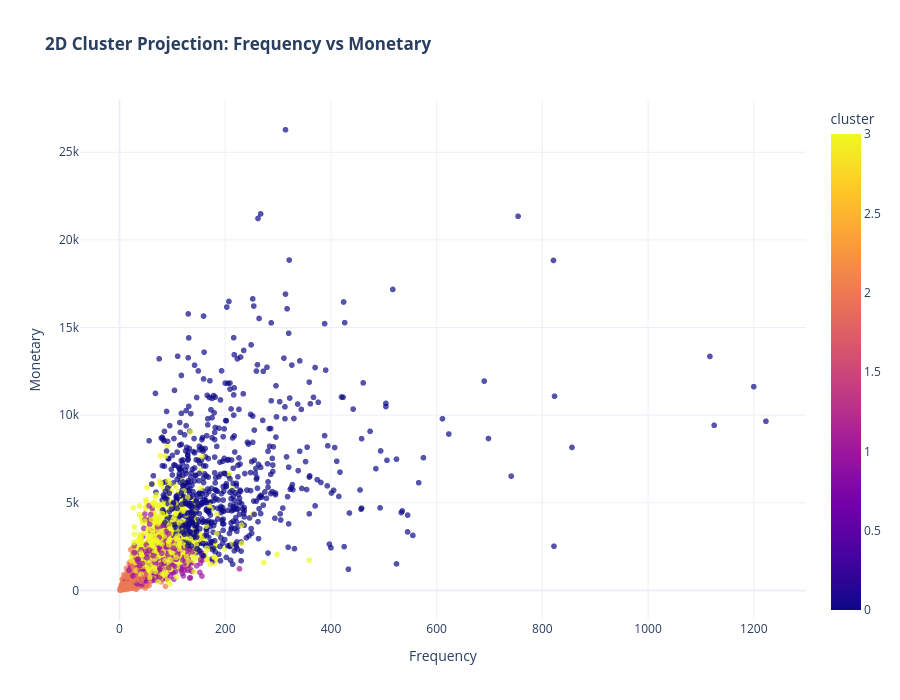
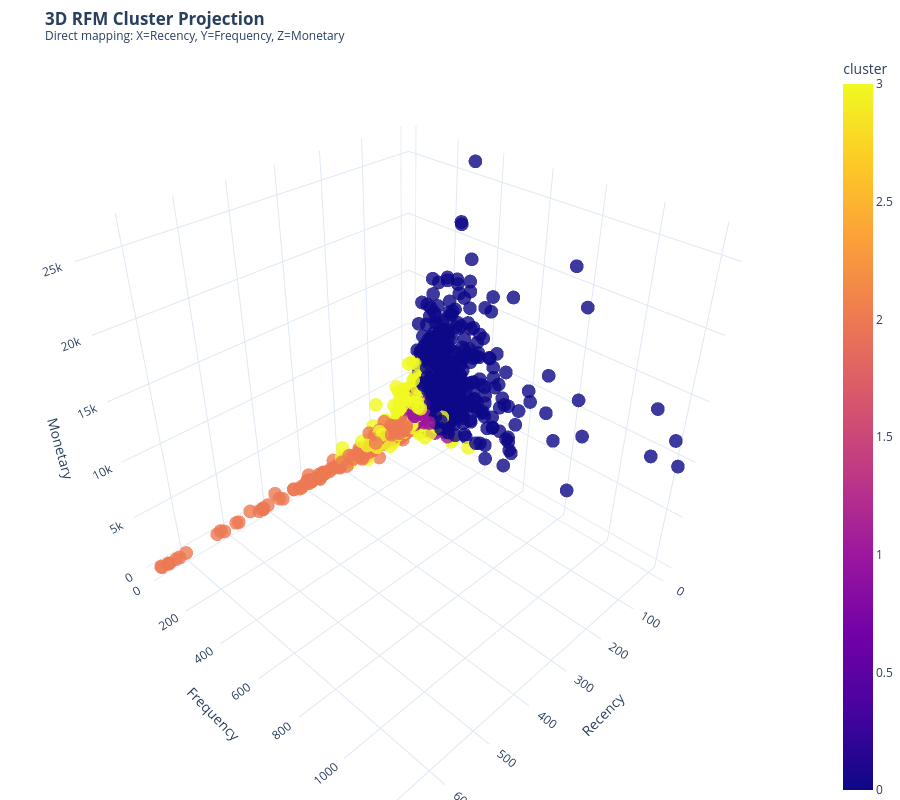

The code cell stored with these charts, in order, in its notebook:
### Markdown cell above
#### raw data

### Code cell
import plotly.express as px

# 1. Prepare data for visualization
# We use the original RFM data for real-world interpretation
plot_df = customer_base_rfm.copy()

# Sample the data if it's too large (Dunnhumby has thousands of rows)
# 10,000 is usually the sweet spot for Plotly performance
df_sample = plot_df.sample(min(10000, len(plot_df)), random_state=42)

# 2. Plot 2D View (Showing Frequency vs Monetary as it's usually the most insightful)
fig_2d = px.scatter(
    df_sample,
    x="Frequency",
    y="Monetary",
    color="cluster",
    title=f"<b>2D Cluster Projection: Frequency vs Monetary</b>",
    labels={"Frequency": "Frequency", "Monetary": "Monetary"},
    hover_data=["household_key", "recency", "Frequency", "Monetary"],
    opacity=0.7,
    color_discrete_sequence=px.colors.qualitative.Bold,
)
fig_2d.update_layout(template="plotly_white", height=700)
fig_2d.show()

# 3. Plot 3D View (Interactive RFM Space)
fig_3d = px.scatter_3d(
    df_sample,
    x="recency",      # Axis X
    y="Frequency",    # Axis Y
    z="Monetary",     # Axis Z
    color="cluster",
    title="<b>3D RFM Cluster Projection</b><br><sup>Direct mapping: X=Recency, Y=Frequency, Z=Monetary</sup>",
    labels={
        "recency": "Recency",
        "Frequency": "Frequency",
        "Monetary": "Monetary"
    },
    hover_data=["household_key", "recency", "Frequency", "Monetary"],
    opacity=0.8,
    size_max=3,
)

# Improve 3D layout aesthetics
fig_3d.update_layout(
    margin=dict(l=0, r=0, b=0, t=50),
    template="plotly_white",
    height=800,
    scene=dict(
        xaxis_title='Recency',
        yaxis_title='Frequency',
        zaxis_title='Monetary'
    )
)
fig_3d.show()

### Figure 1 — Plotly figure (JSON) as saved in the notebook; plotly's stock layout.template omitted (floating-point values rounded to 4 significant figures; data arrays with more than 128 entries replaced by an {"elided": "..."} marker saying what was removed)
{"data": [{"customdata": {"elided": "2500x2 mixed values"}, "hovertemplate": "Frequency=%{x}<br>Monetary=%{y}<br>household_key=%{customdata[0]}<br>recency=%{customdata[1]}<br>cluster=%{marker.color}<extra></extra>", "legendgroup": "", "marker": {"color": {"elided": "2500 int values"}, "coloraxis": "coloraxis", "opacity": 0.7, "symbol": "circle"}, "mode": "markers", "name": "", "showlegend": false, "type": "scattergl", "x": {"elided": "2500 int values"}, "xaxis": "x", "y": {"elided": "2500 float values"}, "yaxis": "y"}], "layout": {"coloraxis": {"colorbar": {"title": {"text": "cluster"}}, "colorscale": [[0, "#0d0887"], [0.1111, "#46039f"], [0.2222, "#7201a8"], [0.3333, "#9c179e"], [0.4444, "#bd3786"], [0.5556, "#d8576b"], [0.6667, "#ed7953"], [0.7778, "#fb9f3a"], [0.8889, "#fdca26"], [1, "#f0f921"]]}, "height": 700, "legend": {"tracegroupgap": 0}, "title": {"text": "<b>2D Cluster Projection: Frequency vs Monetary</b>"}, "xaxis": {"anchor": "y", "domain": [0, 1], "title": {"text": "Frequency"}}, "yaxis": {"anchor": "x", "domain": [0, 1], "title": {"text": "Monetary"}}}}

### Figure 2 — Plotly figure (JSON) as saved in the notebook; plotly's stock layout.template omitted (floating-point values rounded to 4 significant figures; data arrays with more than 128 entries replaced by an {"elided": "..."} marker saying what was removed)
{"data": [{"customdata": {"elided": "2500x1 str values"}, "hovertemplate": "Recency=%{x}<br>Frequency=%{y}<br>Monetary=%{z}<br>household_key=%{customdata[0]}<br>cluster=%{marker.color}<extra></extra>", "legendgroup": "", "marker": {"color": {"elided": "2500 int values"}, "coloraxis": "coloraxis", "opacity": 0.8, "symbol": "circle"}, "mode": "markers", "name": "", "scene": "scene", "showlegend": false, "type": "scatter3d", "x": {"elided": "2500 int values"}, "y": {"elided": "2500 int values"}, "z": {"elided": "2500 float values"}}], "layout": {"coloraxis": {"colorbar": {"title": {"text": "cluster"}}, "colorscale": [[0, "#0d0887"], [0.1111, "#46039f"], [0.2222, "#7201a8"], [0.3333, "#9c179e"], [0.4444, "#bd3786"], [0.5556, "#d8576b"], [0.6667, "#ed7953"], [0.7778, "#fb9f3a"], [0.8889, "#fdca26"], [1, "#f0f921"]]}, "height": 800, "legend": {"tracegroupgap": 0}, "margin": {"b": 0, "l": 0, "r": 0, "t": 50}, "scene": {"domain": {"x": [0, 1], "y": [0, 1]}, "xaxis": {"title": {"text": "Recency"}}, "yaxis": {"title": {"text": "Frequency"}}, "zaxis": {"title": {"text": "Monetary"}}}, "title": {"text": "<b>3D RFM Cluster Projection</b><br><sup>Direct mapping: X=Recency, Y=Frequency, Z=Monetary</sup>"}}}
